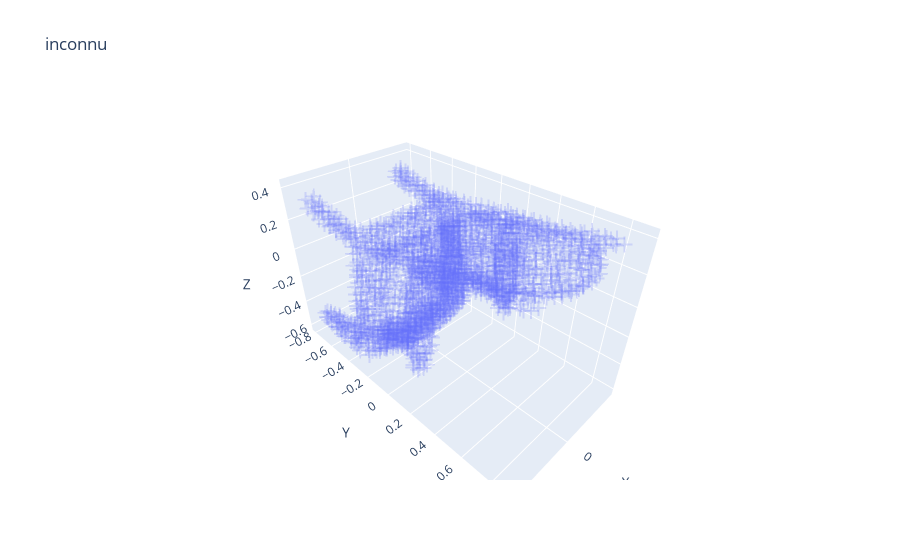

The cell this chart's notebook holds for it:
### Code cell
fig = display_points_list(batch_ps[i])
fig.show()

### Figure 1 — Plotly figure (JSON) as saved in the notebook; plotly's stock layout.template omitted (floating-point values rounded to 4 significant figures; data arrays with more than 128 entries replaced by an {"elided": "..."} marker saying what was removed)
{"data": [{"hovertemplate": "X=%{x}<br>Y=%{y}<br>Z=%{z}<extra></extra>", "legendgroup": "", "marker": {"color": "#636efa", "opacity": 0.2, "symbol": "cross"}, "mode": "markers", "name": "", "scene": "scene", "showlegend": false, "type": "scatter3d", "x": {"elided": "2048 float values"}, "y": {"elided": "2048 float values"}, "z": {"elided": "2048 float values"}}], "layout": {"legend": {"tracegroupgap": 0}, "scene": {"domain": {"x": [0, 1], "y": [0, 1]}, "xaxis": {"title": {"text": "X"}}, "yaxis": {"title": {"text": "Y"}}, "zaxis": {"title": {"text": "Z"}}}, "title": {"text": "inconnu"}}}
